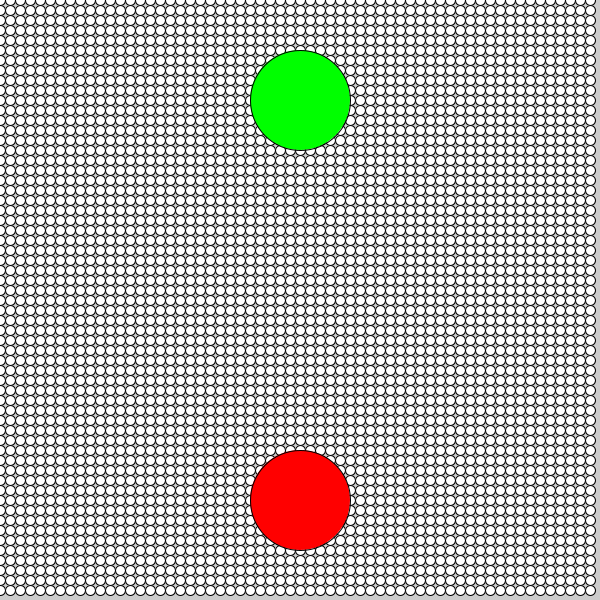
Frame 1 (no input)
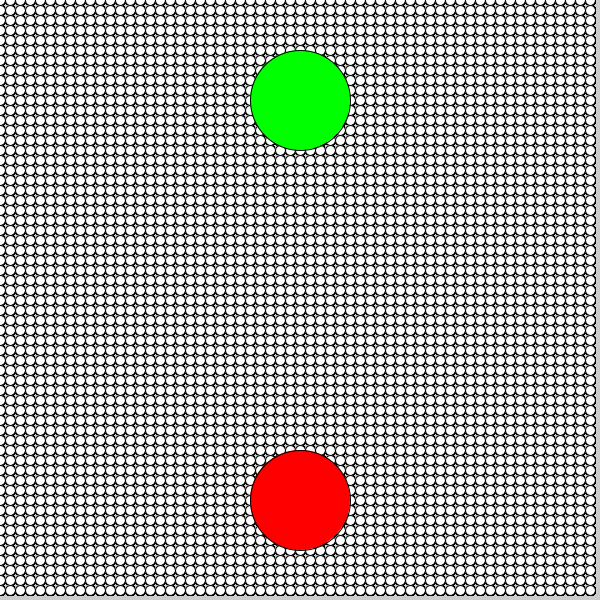
Frame 60 (the mouse pressed at the canvas centre just before this capture)
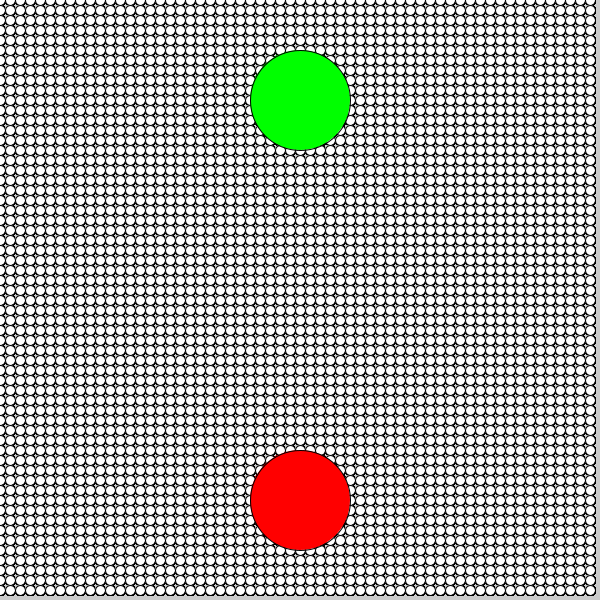
Frame 120 (the mouse held since frame 60 and released just before this capture)

The Processing sketch that drew these frames (run headless with seeded random() and noise(); from frame 60 on, the mouse is pressed at the canvas centre):

// Processing sketch: inClassAssignmentSolution
// ── inClassAssignmentSolution.pde
int x; 
int y; 
int x2, y2; 
int size; 
float dist; 
boolean sizeClicked; 
boolean shapeClicked; 
color sizeColor; 
color shapeColor; 
void setup(){
  size(600, 600); 
  x = width/2; 
  y = 100; 
  x2= width/2; 
  y2= 500; 
  size = 10; 
}

void draw(){
  fill(255); 
  if(sizeClicked){
    drawSquares();
    sizeColor = color(255, 255, 0); 
  }else{
    drawCircles(); 
    sizeColor = color(0, 255, 0); 
  }
  
  if(shapeClicked){
    mapSize();
    shapeColor = color(0, 0, 255); 
  }else{
    size = 10; 
    shapeColor = color(255, 0, 0); 
  }
  
  //size button 
  fill(sizeColor); 
  ellipse(x, y, 100,100);  
  //shape button 
  fill(shapeColor); 
  ellipse(x2, y2, 100, 100); 
}

void mousePressed(){
  if(calcDistance(x,y) <= 50){
    sizeClicked = !sizeClicked; 
  }
  if(calcDistance(x2, y2) <=50){
    shapeClicked =!shapeClicked; 
  }
}

void drawSquares(){
  for(int i = 0; i<width/size; i++){
    for(int j = 0; j<height/size; j++){
        rect(i*size, j*size, size, size); 
    }
  }
}
void drawCircles(){
  for(int i = 0; i<width/size; i++){
    for(int j = 0; j<height/size; j++){
        ellipse(i*size, j*size, size, size); 
    }
  }
}

void mapSize(){
  size = int(map(mouseX, 0, width, 10, 100)); 
}
float calcDistance(int xPos, int yPos){
    dist = dist(mouseX, mouseY, xPos, yPos);
    return dist; 
}
